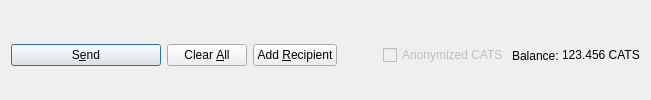
         <widget class="QFrame" name="frame_Send">
          <layout class="QHBoxLayout" name="horizontalLayout">
           <property name="bottomMargin">
            <number>0</number>
           </property>
           <item>
            <widget class="QPushButton" name="sendButton">
             <property name="minimumSize">
              <size>
               <width>150</width>
               <height>0</height>
              </size>
             </property>
             <property name="toolTip">
              <string>Confirm the send action</string>
             </property>
             <property name="text">
              <string>S&amp;end</string>
             </property>
             <property name="icon">
              <iconset resource="../cats.qrc">
               <normaloff>:/icons/send</normaloff>:/icons/send</iconset>
             </property>
             <property name="autoDefault">
              <bool>false</bool>
             </property>
             <property name="default">
              <bool>true</bool>
             </property>
            </widget>
           </item>
           <item>
            <widget class="QPushButton" name="clearButton">
             <property name="sizePolicy">
              <sizepolicy hsizetype="Minimum" vsizetype="Fixed">
               <horstretch>0</horstretch>
               <verstretch>0</verstretch>
              </sizepolicy>
             </property>
             <property name="toolTip">
              <string>Clear all fields of the form.</string>
             </property>
             <property name="text">
              <string>Clear &amp;All</string>
             </property>
             <property name="icon">
              <iconset resource="../cats.qrc">
               <normaloff>:/icons/remove</normaloff>:/icons/remove</iconset>
             </property>
             <property name="autoDefault">
              <bool>false</bool>
             </property>
            </widget>
           </item>
           <item>
            <widget class="QPushButton" name="addButton">
             <property name="toolTip">
              <string>Send to multiple recipients at once</string>
             </property>
             <property name="text">
              <string>Add &amp;Recipient</string>
             </property>
             <property name="icon">
              <iconset resource="../cats.qrc">
               <normaloff>:/icons/add</normaloff>:/icons/add</iconset>
             </property>
             <property name="autoDefault">
              <bool>false</bool>
             </property>
            </widget>
           </item>
           <item>
            <spacer name="horizontalSpacer">
             <property name="orientation">
              <enum>Qt::Horizontal</enum>
             </property>
             <property name="sizeHint" stdset="0">
              <size>
               <width>40</width>
               <height>20</height>
              </size>
             </property>
            </spacer>
           </item>
           <item>
            <layout class="QHBoxLayout" name="horizontalLayout_2">
             <property name="spacing">
              <number>3</number>
             </property>
             <item>
              <widget class="QCheckBox" name="checkzCATS">
               <property name="enabled">
                <bool>false</bool>
               </property>
               <property name="text">
                <string>Anonymized CATS</string>
               </property>
              </widget>
             </item>
             <item>
              <widget class="QLabel" name="label">
               <property name="text">
                <string>Balance:</string>
               </property>
              </widget>
             </item>
             <item>
              <widget class="QLabel" name="labelBalance">
               <property name="sizePolicy">
                <sizepolicy hsizetype="Preferred" vsizetype="Fixed">
                 <horstretch>0</horstretch>
                 <verstretch>0</verstretch>
                </sizepolicy>
               </property>
               <property name="cursor">
                <cursorShape>IBeamCursor</cursorShape>
               </property>
               <property name="text">
                <string notr="true">123.456 CATS</string>
               </property>
               <property name="textInteractionFlags">
                <set>Qt::LinksAccessibleByMouse|Qt::TextSelectableByKeyboard|Qt::TextSelectableByMouse</set>
               </property>
              </widget>
             </item>
            </layout>
           </item>
          </layout>
         </widget>
